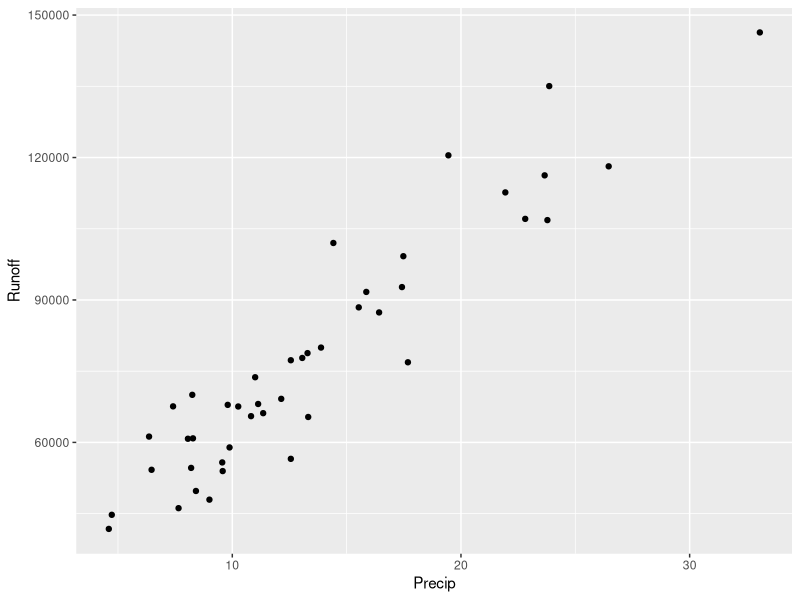
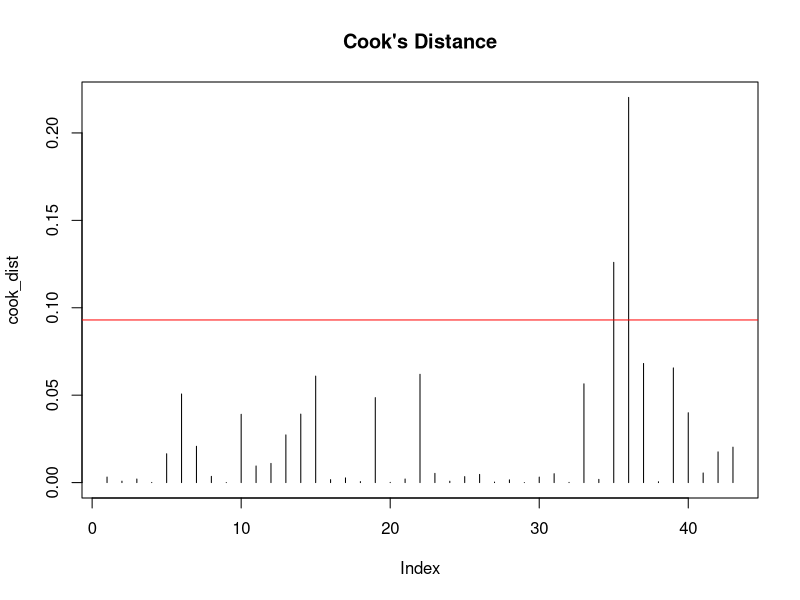
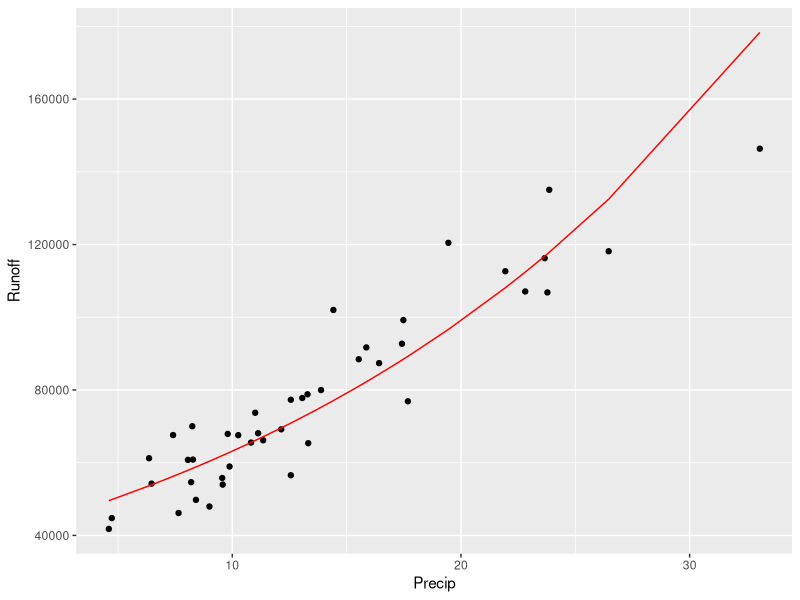
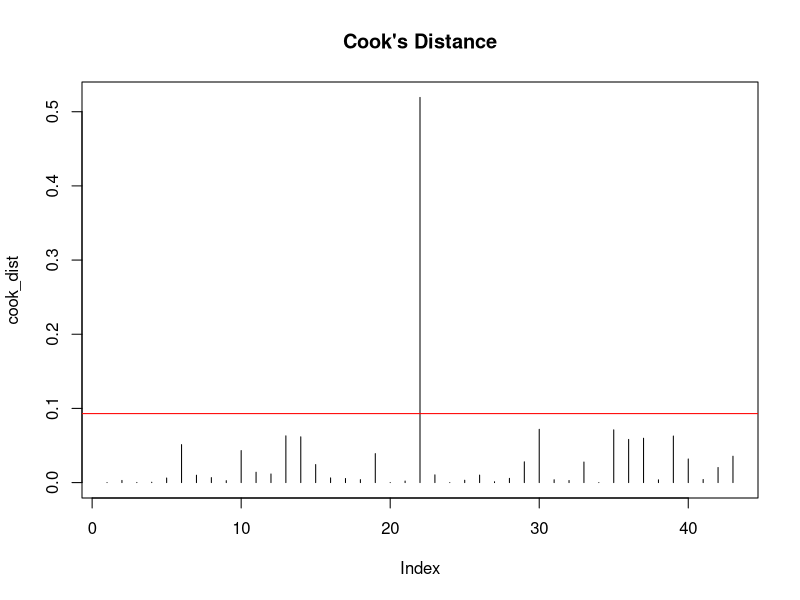

Generate these figures, in order, with R:
## ---- chunk 1
knitr::opts_chunk$set(echo = TRUE)
## ---- chunk 2
library(tidyverse)
library(MASS)
library(lmtest)
## ---- chunk 3
##read in data
water_data <- read.table(file = "water.txt", header = TRUE, sep = "")
## ---- chunk 4
ggplot(water_data, aes(Precip, Runoff)) + geom_point()

#check correlation, is it linear?
cor(water_data$Precip, water_data$Runoff)

##linear model for raw data
slr_water <- lm(Runoff~Precip, water_data)


#test for variance
bptest(slr_water)

#test for normality
ks.test(stdres(slr_water),"pnorm" )

cook_dist <- cooks.distance(slr_water)
outliers <- which(cook_dist > 4/length(cook_dist))
plot(cook_dist, type="h", main = "Cook's Distance")
abline(h = 4/length(cook_dist), col = "red")

## ---- chunk 5
#transformed data
slr_transform <- lm(log(Runoff) ~ (Precip), water_data)
#Intercept and Slope values
slr_transform$coefficients
#creates vector of y values given coefficients for plotting the line
slr_transform_yvalues <- (slr_transform$coefficients[1] + (slr_transform$coefficients[2] * water_data$Precip)) %>% exp()

## ---- chunk 6
#plots new transformed slr on original scale
ggplot(water_data,aes(Precip, Runoff)) +geom_point() + geom_line(aes(y = slr_transform_yvalues), color = "Red")
## ---- chunk 7
cor(water_data$Precip, log(water_data$Runoff))
#test for variance
bptest(slr_transform)
#test for normality
ks.test(stdres(slr_transform),"pnorm" )
#test for outliers
cook_dist <- cooks.distance(slr_transform)
outliers <- which(cook_dist > 4/length(cook_dist))
plot(cook_dist, type="h", main = "Cook's Distance")
abline(h = 4/length(cook_dist), col = "red")

# 
# stdres(slr_transform) %>% hist()
# 
# ggplot(data = slr_transform, aes(x = slr_transform$fitted.values, y = slr_transform$residuals)) +
#   geom_point() + ylab("Residuals") + xlab("Fitted Values") +
#   geom_hline(yintercept = 0)
# 


## ---- chunk 8
n_cv <- 1000 #number of cross validations
bias_vec <- rep(NA, n_cv) #vector for biases
rpmse_vec <- rep(NA, n_cv) #vector for rpmse
n_test <- 15 #size of test set

for(i in 1:n_cv){
   
  #choose which obs. to put in test set
  test_obs <- sample(1:nrow(water_data), n_test)
  
  #Split data into test and training sets
  test_set <- water_data[test_obs,]
  train_set <- water_data[-test_obs,]
  
  #Using training data to fit a model
  train_lm <- lm(log(Runoff)~Precip, data = train_set)
  
  #Predict test set
  test_preds <- exp(predict.lm(train_lm, newdata = test_set))
  
  #Calculate bias
  bias_vec[i] <- mean(test_preds - test_set$Runoff)
  
  #Calculate RPMSE
  rpmse_vec[i] <- sqrt(mean((test_preds - test_set$Runoff)^2))
}
## ---- chunk 9
paste0("R squared equals ",summary(slr_transform)$r.squared) %>% writeLines()
paste0("The bias is ", mean(bias_vec)) %>% writeLines()
paste0("The root predicted mean square error is ", mean(rpmse_vec)) %>% writeLines()
## ---- chunk 10
#gets the summary stats of the original slr, coeffucients contains the pvalues for hypothesis test in the fourth column

x <- summary(lm(Runoff~Precip,water_data))
p_val <- x$coefficient[2,4]
p_val
## ---- chunk 11

